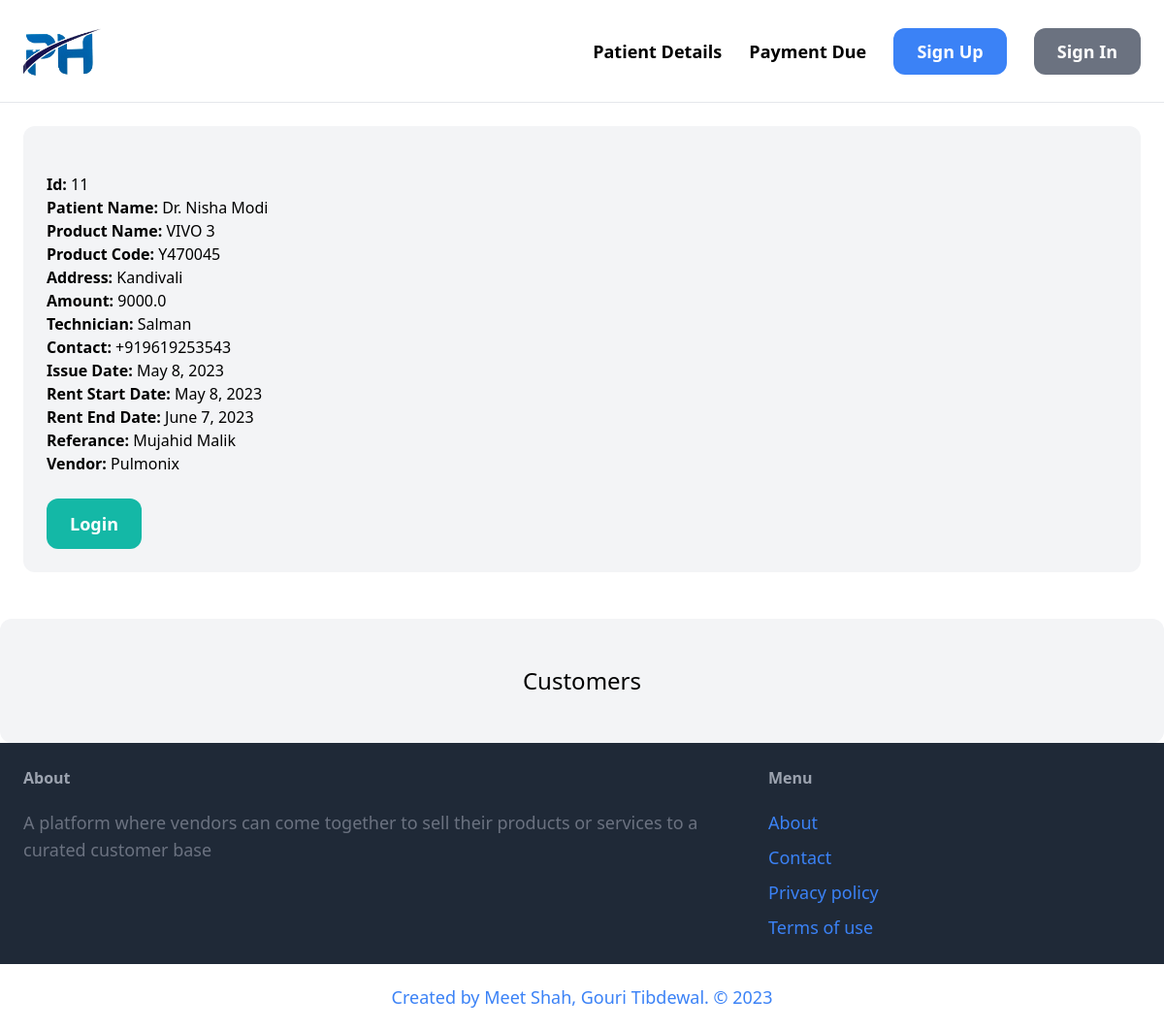
Page /items/11/ on the committed database.
### items/models.py (models this page shows, shortened)
class Items(models.Model):
    id = models.AutoField(primary_key=True)
    Product_name = models.ForeignKey(Product_name, related_name='items', on_delete=models.CASCADE)
    Technician = models.ForeignKey(Technician, null=True, related_name='items', on_delete=models.CASCADE)
    Patient_name = models.CharField(max_length=255)
    Product_code = models.ForeignKey(Product_code, on_delete=models.SET_NULL, blank=True, null=True, verbose_name="Serial no.")
    Address = models.TextField(blank=True, null=True)
    Amount = models.FloatField(null=True)
    Contact = PhoneNumberField(blank=True)
    Issue_date = models.DateField(null=True)
    Rent_start_date = models.DateField(null=True)
    Rent_end_date = models.DateField(null=True)
    is_sold = models.BooleanField('Paid', default=False)
    created_by = models.ForeignKey(User, related_name='items', on_delete= models.CASCADE)
    created_at = models.DateTimeField(auto_now_add=True)
    Reference = models.TextField(blank=True, null=True)
    Vendor = models.TextField(blank=True, null=True)
    class Meta:
        ordering = ('id',)
        verbose_name_plural = 'Patients '

class Product_name(models.Model):
    name = models.CharField(max_length=255)
    class Meta:
        ordering = ('name',)
        verbose_name_plural = 'Products'
    def __str__(self):
        return self.name

class Product_code(models.Model):
    Product_name = models.ForeignKey(Product_name, on_delete=models.CASCADE)
    name = models.CharField(max_length=40)
    class Meta:
        ordering = ('name',)
        verbose_name_plural = 'Serial no.'
    def __str__(self):
        return self.name

class Technician(models.Model):
    name = models.CharField(max_length=255)
    class Meta:
        ordering = ('name',)
        verbose_name_plural = 'Technician'
    def __str__(self):
        return self.name

### items/views.py (the view)
# urls.py: path('<int:pk>/', views.detail, name='detail'),
def detail(request, pk):
    item = get_object_or_404(Items, pk=pk)
    related_items = Items.objects.filter(Technician=item.Technician, is_sold=False).exclude(pk=pk)[0:3]
    return render(request, 'items/detail.html', {'item': item, "related_items": related_items,})

### items/Templates/items/detail.html (shortened to what this page needs)
{% extends 'core/base.html' %}
{% block content %}
    <div class="col-span-2 p-6 bg-gray-100 rounded-xl">
        <p class="text-white-500"><strong>Id: </strong>{{ item.id }}</p>
        <p class="text-white-500"><strong>Patient Name: </strong>{{ item.Patient_name }}</p>
        <p class="text-white-500"><strong>Product Name: </strong>{{ item.Product_name }}</p>
        <p class="text-white-500"><strong>Product Code: </strong>{{ item.Product_code }}</p>
        <p class="text-white-500"><strong>Address: </strong>{{ item.Address }}</p>
        <p class="text-white-500"><strong>Amount: </strong>{{ item.Amount }}</p>
        <p class="text-white-500"><strong>Technician: </strong>{{ item.Technician }}</p>
        <p class="text-white-500"><strong>Contact: </strong>{{ item.Contact }}</p>
        <p class="text-white-500"><strong>Issue Date: </strong>{{ item.Issue_date }}</p>
        <p class="text-white-500"><strong>Rent Start Date: </strong>{{ item.Rent_start_date }}</p>
        <p class="text-white-500"><strong>Rent End Date: </strong>{{ item.Rent_end_date }}</p>
        <p class="text-white-500"><strong>Referance: </strong>{{ item.Reference }}</p>
        <p class="text-white-500"><strong>Vendor: </strong>{{ item.Vendor }}</p>
        {% if request.user == item.created_by %}
            <div class"mt-6 p-6 bg-white rounded-xl">
                <a href="{% url 'items:edit' item.id %}" class="inline-block mt-6 px-6 py-3 text-lg font-semibold bg-teal-500 text-white rounded-xl hover:bg-teal-700">Edit</a>
                <a href="{% url 'items:delete' item.id %}" class="inline-block mt-6 px-6 py-3 text-lg font-semibold bg-red-500 text-white rounded-xl hover:bg-red-700">Delete</a>
            </div>
        {% else %}
            <a href="{% url 'conversation:new' item.id %}" class="inline-block mt-6 px-6 py-3 text-lg font-semibold bg-teal-500 text-white rounded-xl hover:bg-teal-700">Login</a>
        {% endif %}
    </div>
</div>
<div class="mt-6 px-6 py-12 bg-gray-100 rounded-xl">
    <h2 class="mv-12 text-2xl text-center">Customers</h2>
</div>
{% endblock %}

### rows in the picture
Items: id "11", Patient_name "Dr. Nisha Modi", Product_name "VIVO 3", Product_code "Y470045", Address "Kandivali", Amount "9000.0", Technician "Salman", Contact "+919619253543", Issue_date "May 8, 2023", Rent_start_date "May 8, 2023", Rent_end_date "June 7, 2023", Reference "Mujahid Malik", Vendor "Pulmonix"
